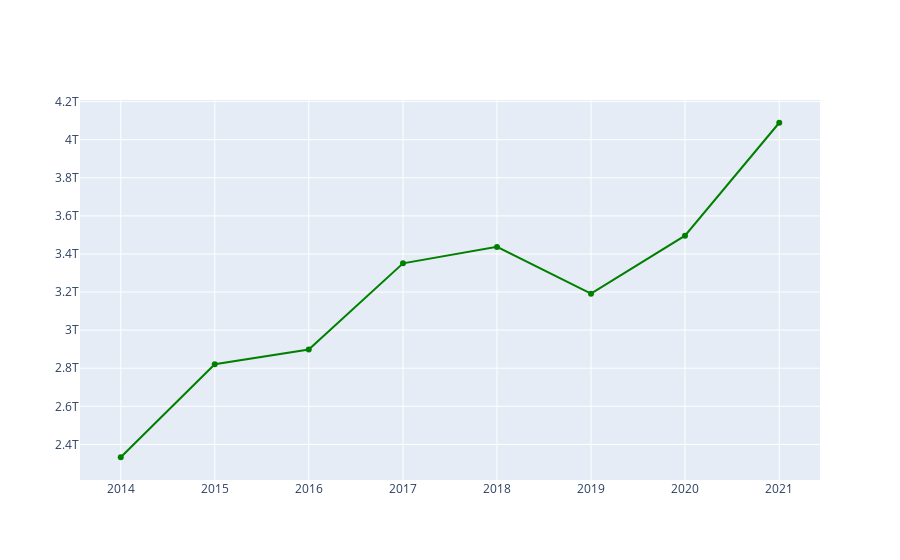

Write notebook code for a chart like this one.
### Code cell
import plotly.graph_objects as go


fig = go.Figure([go.Scatter(x=acumulado_orcamento_anos.index
                            , y=acumulado_orcamento_anos.orcamento_inicial,marker = {'color' : 'green'})])
fig.show()

### Figure 1 — Plotly figure (JSON) as saved in the notebook; plotly's stock layout.template omitted (floating-point values rounded to 4 significant figures)
{"data": [{"marker": {"color": "green"}, "type": "scatter", "x": ["2014-01-01T00:00:00", "2015-01-01T00:00:00", "2016-01-01T00:00:00", "2017-01-01T00:00:00", "2018-01-01T00:00:00", "2019-01-01T00:00:00", "2020-01-01T00:00:00", "2021-01-01T00:00:00"], "y": [2332616220276, 2820627660546, 2898000000000.0, 3350828763917, 3437000000000.0, 3191000000000.0, 3496000000000.0, 4089000000000.0]}], "layout": {}}
